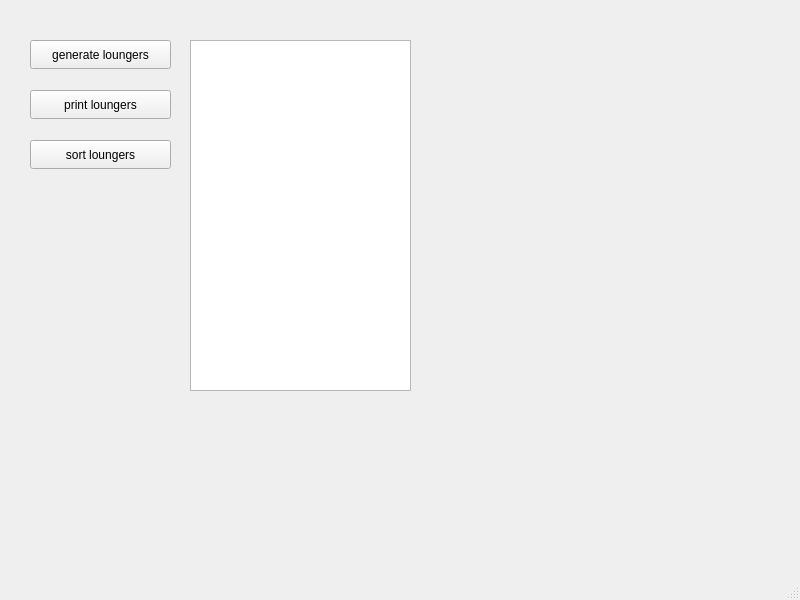
<?xml version="1.0" encoding="UTF-8"?>
<ui version="4.0">
 <class>WidGui</class>
 <widget class="QMainWindow" name="WidGui">
  <property name="geometry">
   <rect>
    <x>0</x>
    <y>0</y>
    <width>800</width>
    <height>600</height>
   </rect>
  </property>
  <property name="windowTitle">
   <string>WidGui</string>
  </property>
  <widget class="QWidget" name="centralwidget">
   <widget class="QPushButton" name="btnGenerateLoungers">
    <property name="geometry">
     <rect>
      <x>30</x>
      <y>40</y>
      <width>141</width>
      <height>29</height>
     </rect>
    </property>
    <property name="text">
     <string>generate loungers</string>
    </property>
   </widget>
   <widget class="QPushButton" name="btnPrintListLounger">
    <property name="geometry">
     <rect>
      <x>30</x>
      <y>90</y>
      <width>141</width>
      <height>29</height>
     </rect>
    </property>
    <property name="text">
     <string>print loungers</string>
    </property>
   </widget>
   <widget class="QPlainTextEdit" name="edtListLoungers">
    <property name="geometry">
     <rect>
      <x>190</x>
      <y>40</y>
      <width>221</width>
      <height>351</height>
     </rect>
    </property>
   </widget>
   <widget class="QPushButton" name="btnSortLoungers">
    <property name="geometry">
     <rect>
      <x>30</x>
      <y>140</y>
      <width>141</width>
      <height>29</height>
     </rect>
    </property>
    <property name="text">
     <string>sort loungers</string>
    </property>
   </widget>
  </widget>
  <widget class="QMenuBar" name="menubar">
   <property name="geometry">
    <rect>
     <x>0</x>
     <y>0</y>
     <width>800</width>
     <height>25</height>
    </rect>
   </property>
  </widget>
  <widget class="QStatusBar" name="statusbar"/>
 </widget>
 <resources/>
 <connections/>
</ui>
